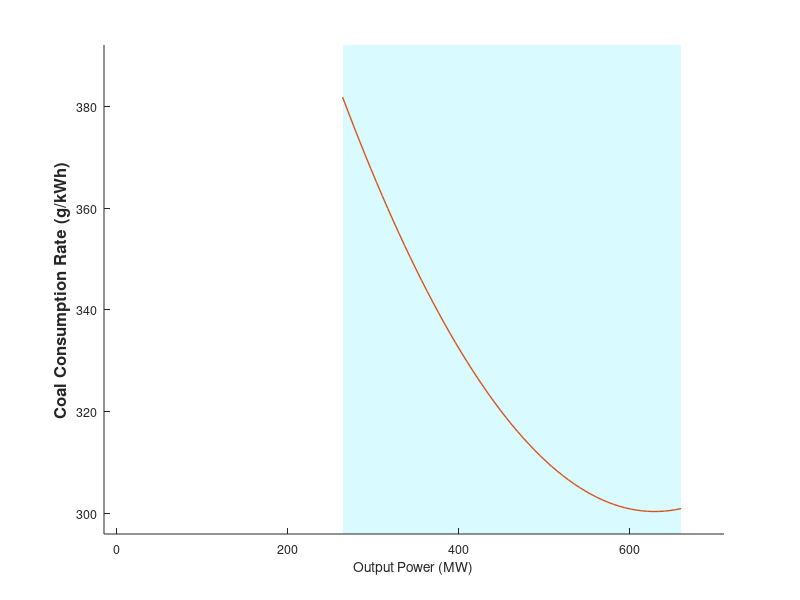

The MATLAB source for this figure: (Note: this script raises an error after producing the figure.)
% 2.5 GW wind at Xilingol in best year (1987) & 9240 MW of coal (660 MW x 14)
clear
close all
clc


%% supercritical air cooling
coal_nameplate = 660; % [MW]
coal_fuelrate_x = 0.4:0.01:1; % [normalized]
coal_fuelrate_y = 266*coal_fuelrate_x.^2 -507*coal_fuelrate_x + 542; %[g/kWh]
coal_fuel_x  = coal_fuelrate_x*coal_nameplate; % [MW]
coal_fuel_y = (coal_fuelrate_y*1000).*(coal_fuelrate_x*coal_nameplate)/1e6; % [g/h] -> [ton/h]


%% Fuel rate [g/kWh]
figure(1); clf; hold on;
area([0.4 1]*coal_nameplate, [1 1]*392, 'facec', [0.85 0.98 1], 'edgecolor', 'none');
plot(coal_fuel_x, coal_fuelrate_y, 'linewidth', 1, 'color', [217 83 25]/255);
xlim([-15 710]);
ylim([296 392]);
% my_gridline([1 1 1]*0.85, 'front');
set(gca, 'layer', 'top');
set(gca, 'fontsize', 9);
xlabel('Output Power (MW)');
ylabel('Coal Consumption Rate (g/kWh)', 'fontweight', 'bold', 'fontsize', 12);
set(gcf, 'unit', 'inch', 'pos', [1.0    5.85    5.0000    3.7500]);
set(gca, 'pos', [0.1300    0.115    0.73    0.77]);
legend('Working Range', 'Fuel Rate');
set(legend, 'pos', [0.465    0.75    0.2890    0.0950]);
text(0.4*coal_nameplate, mean(get(gca, 'ylim')), '40% of Nameplate Capacity     ', 'rotation', 90, 'horizontalalignment', 'center', 'color', [0.5 0.5 0.5], 'fontsize', 9);
text(1.0*coal_nameplate, mean(get(gca, 'ylim')), '100% of Nameplate Capacity    ', 'rotation', 90, 'horizontalalignment', 'center', 'color', [0.5 0.5 0.5], 'fontsize', 9);

ax_pos = get(gca, 'pos');
x_lim = get(gca, 'xlim');
y_lim = get(gca, 'ylim');

ax2 = axes;
set(ax2, 'pos', ax_pos);
set(ax2, 'color', 'none');
set(ax2, 'fontsize', 9);
x_ticklabel = 0:0.15:1.5;
set(ax2, 'xaxislocation', 'top', 'xlim', x_lim, 'xtick', x_ticklabel*coal_nameplate, 'xticklabel', x_ticklabel);
set(ax2, 'yaxislocation', 'right', 'ylim', y_lim, 'ytick', (1000:500:11000)/21.8, 'yticklabel', 1000:500:11000);
xlabel('Output Power (Normalized)', 'fontsize', 9);
ylabel('Heat Rate (Btu/kWh)', 'fontweight', 'bold', 'fontsize', 12);


%% Fuel consumption [ton/h]
figure(2); clf; hold on;
area([0.4 1]*coal_nameplate, [1 1]*202, 'facec', [0.85 0.98 1], 'edgecolor', 'none');
plot(coal_fuel_x, coal_fuel_y, 'linewidth', 1, 'color', [217 83 25]/255);
plot([coal_fuel_x(1),coal_fuel_x(end)],[coal_fuel_y(1),coal_fuel_y(end)], '--', 'color', [0.5 0.5 0.5]);
ylim([98 202]);
xlim([-15 710]);

xa = 507/(266*2)*660; % min fuel rate @ 0.953 (i.e. 419MW)
ya = interp1(coal_fuel_x, coal_fuel_y, xa);
plot(xa, ya, 'ko', 'markerf', 'k', 'markersize', 3);
text(xa+0.02, ya+7, 'Min. Fuel Rate      ', 'horizontalalignment', 'right');
text(xa+0.02, ya+2, ['@ ', num2str(xa, '%3.0f'), ' ( (y/x)^{\prime}=0 ) '], 'horizontalalignment', 'right');

xb = 507*2/(266*3*2)*660; % inflection point @ 0.6353 (i.e. 629MW)
yb = interp1(coal_fuel_x, coal_fuel_y, xb);
plot(xb, yb, 'ko', 'markerf', 'k', 'markersize', 3);
text(xb+0.02, yb-4, 'Inflection Point');
text(xb+0.02, yb-8, ['@ ', num2str(xb, '%3.0f'), ' ( y^{\prime\prime}=0 )']);

text(0.4*coal_nameplate, mean(get(gca, 'ylim')), '40% of Nameplate Capacity     ', 'rotation', 90, 'horizontalalignment', 'center', 'color', [0.5 0.5 0.5], 'fontsize', 9);
text(1.0*coal_nameplate, mean(get(gca, 'ylim')), '100% of Nameplate Capacity     ', 'rotation', 90, 'horizontalalignment', 'center', 'color', [0.5 0.5 0.5], 'fontsize', 9);

my_gridline([1 1 1]*0.85, 'front');
set(gca, 'fontsize', 9);
xlabel('Generation (MW)');
ylabel('Coal Consumption (ton/h)', 'fontweight', 'bold', 'fontsize', 12);
set(gcf, 'unit', 'inch', 'pos', [1.0    1.09    5.0000    3.7500]);
set(gca, 'pos', [0.1300    0.115    0.7750    0.77]);

ax_pos = get(gca, 'pos');
x_lim = get(gca, 'xlim');
y_lim = get(gca, 'ylim');
y_tick = get(gca, 'ytick');

ax2 = axes;
set(ax2, 'pos', ax_pos);
set(ax2, 'color', 'none');
set(ax2, 'fontsize', 9);
x_ticklabel = 0:0.15:1.5;
set(ax2, 'xaxislocation', 'top', 'xlim', x_lim, 'xtick', x_ticklabel*coal_nameplate, 'xticklabel', x_ticklabel);
set(ax2, 'yaxislocation', 'right', 'ylim', y_lim, 'ytick', y_tick, 'yticklabel', []);
xlabel('Output Power (Normalized)', 'fontsize', 9);


